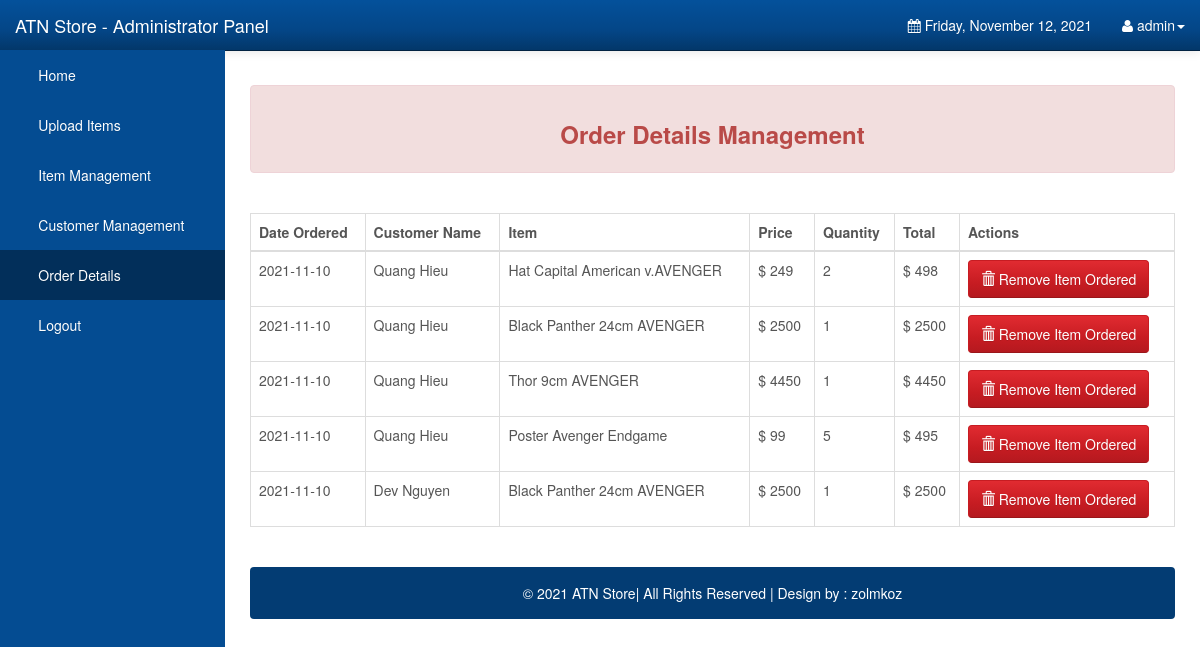
The app's page /Admin/orderdetails.php (signed in) with its own data.
### tables this page shows
CREATE TABLE IF NOT EXISTS `orderdetails` (
  `order_id` int(10) unsigned NOT NULL AUTO_INCREMENT,
  `user_id` int(11) NOT NULL DEFAULT '0',
  `order_name` varchar(1000) NOT NULL DEFAULT '',
  `order_price` double NOT NULL DEFAULT '0',
  `order_quantity` int(10) unsigned NOT NULL DEFAULT '0',
  `order_total` double NOT NULL DEFAULT '0',
  `order_status` varchar(45) NOT NULL DEFAULT '',
  `order_date` date NOT NULL DEFAULT '0000-00-00',
  PRIMARY KEY (`order_id`),
  KEY `FK_orderdetails_1` (`user_id`),
  CONSTRAINT `FK_orderdetails_1` FOREIGN KEY (`user_id`) REFERENCES `users` (`user_id`) ON DELETE CASCADE ON UPDATE CASCADE
);

CREATE TABLE IF NOT EXISTS `users` (
  `user_id` int(11) NOT NULL AUTO_INCREMENT,
  `user_email` varchar(1000) NOT NULL,
  `user_password` varchar(1000) NOT NULL,
  `user_firstname` varchar(1000) NOT NULL,
  `user_lastname` varchar(1000) NOT NULL,
  `user_address` varchar(1000) NOT NULL,
  PRIMARY KEY (`user_id`)
);

### Admin/orderdetails.php (the view, shortened to what this page needs)
<!DOCTYPE html>
<html lang="en">
<head>
    <link rel="stylesheet" type="text/css" href="bootstrap/css/bootstrap.min.css" />
    <link rel="stylesheet" type="text/css" href="font-awesome/css/font-awesome.min.css" />
    <link rel="stylesheet" type="text/css" href="css/local.css" />
</head>
<body>
    <div id="wrapper">
        <nav class="navbar navbar-inverse navbar-fixed-top" role="navigation">
            <div class="navbar-header">
                <a class="navbar-brand" href="index.php">ATN Store - Administrator Panel</a>
            </div>
            <div class="collapse navbar-collapse navbar-ex1-collapse">
                <ul class="nav navbar-nav side-nav">
                    <li><a href="index.php"> &nbsp; &nbsp; &nbsp; Home</a></li>
                    <li><a data-toggle="modal" data-target="#uploadModal"> &nbsp; &nbsp; &nbsp; Upload Items</a></li>
                    <li><a href="items.php"> &nbsp; &nbsp; &nbsp; Item Management</a></li>
                    <li><a href="customers.php"> &nbsp; &nbsp; &nbsp; Customer Management</a></li>
                    <li class="active"><a href="orderdetails.php"> &nbsp; &nbsp; &nbsp; Order Details</a></li>
                    <li><a href="logout.php"> &nbsp; &nbsp; &nbsp; Logout</a></li>
                </ul>
                <ul class="nav navbar-nav navbar-right navbar-user">
                    <li class="dropdown messages-dropdown">
                        <a href="#"><i class="fa fa-calendar"></i> <?php
                                                                    $Today = date('y:m:d');
                                                                    $new = date('l, F d, Y', strtotime($Today));
                                                                    echo $new; ?></a>
                    </li>
                    <li class="dropdown user-dropdown">
                        <a href="#" class="dropdown-toggle" data-toggle="dropdown"><i class="fa fa-user"></i> <?php extract($_SESSION);
                                                                                                                echo $admin_username; ?><b class="caret"></b></a>
                    </li>
                </ul>
            </div>
        </nav>
        <div id="page-wrapper">
            <div class="alert alert-danger">
                <center>
                    <h3><strong>Order Details Management</strong> </h3>
                </center>
            </div>
            <br />
            <div class="table-responsive">
                <table class="display table table-bordered" id="example" cellspacing="0" width="100%">
                    <thead>
                        <tr>
                            <th>Date Ordered</th>
                            <th>Customer Name</th>
                            <th>Item</th>
                            <th>Price</th>
                            <th>Quantity</th>
                            <th>Total</th>
                            <th>Actions</th>
                        </tr>
                    </thead>
                    <tbody>
                        <?php
                        include("config.php");
                        $stmt = $DB_con->prepare('select order_id, order_date,users.user_firstname, users.user_lastname, order_name, order_price, order_quantity, order_total from orderdetails, users where orderdetails.user_id=users.user_id and order_status="Ordered" order by order_date desc');
                        $stmt->execute();
                        if ($stmt->rowCount() > 0) {
                            while ($row = $stmt->fetch(PDO::FETCH_ASSOC)) {
                                extract($row);
                        ?>
                                <tr>
                                    <td><?php echo $order_date; ?></td>
                                    <td><?php echo $user_firstname; ?> <?php echo $user_lastname; ?></td>
                                    <td><?php echo $order_name; ?></td>
                                    <td>&#36; <?php echo $order_price; ?></td>
                                    <td><?php echo $order_quantity; ?></td>
                                    <td>&#36; <?php echo $order_total; ?></td>
                                    <td>
                                        <a class="btn btn-danger" href="?delete_id=<?php echo $row['order_id']; ?>" title="click for delete" onclick="return confirm('Are you sure to remove this item ordered?')">
                                            <span class='glyphicon glyphicon-trash'></span>
                                            Remove Item Ordered</a>
                                    </td>
                                </tr>
                            <?php
                            }
                            echo "</tbody>";
                            echo "</table>";
                            echo "</div>";
                            echo "<br />";
                            echo '<div class="alert alert-default" style="background-color:#033c73;">
                       <p style="color:white;text-align:center;">
                       &copy 2021 ATN Store| All Rights Reserved |  Design by : zolmkoz
						</p>
                    </div>
	</div>';
                            echo "</div>";
                        }
                        ?>
</body>
</html>

### Admin/css/local.css (style rules this page uses)
#wrapper { padding-left: 0; }
#page-wrapper { width: 100%; padding: 5px 15px; }
body { font-family: "Helvetica Neue", Helvetica, Arial, sans-serif; font-size: 14px; line-height: 1.42857143; color: #555555; background-color: #ffffff; }
.btn { display: inline-block; margin-bottom: 0; font-weight: normal; text-align: center; vertical-align: middle; cursor: pointer; background-image: none; border: 1px solid transparent; white-space: nowrap; padding: 8px 12px; font-size: 14px; line-height: 1.42857143; border-radius: 4px; -webkit-user-select: none; -moz-user-select: none; -ms-user-select: none; user-select: none; }
.btn-danger { color: #ffffff; background-color: #c71c22; border-color: #c71c22; }
.navbar-inverse { background-color: #033c73; border-color: #022f5a; }
.navbar-inverse .navbar-brand { color: #ffffff; }
.navbar-inverse .navbar-nav > li > a { color: #ffffff; }
.navbar-inverse .navbar-nav > .active > a, .navbar-inverse .navbar-nav > .active > a:hover, .navbar-inverse .navbar-nav > .active > a:focus { color: #ffffff; background-color: #022f5a; }
.navbar-inverse .navbar-collapse, .navbar-inverse .navbar-form { border-color: #022a50; }
.alert-danger { background-color: #f2dede; border-color: #eed3d7; color: #b94a48; }
.navbar { background-image: -webkit-linear-gradient(#54b4eb, #2fa4e7 60%, #1d9ce5); background-image: linear-gradient(#54b4eb, #2fa4e7 60%, #1d9ce5); background-repeat: no-repeat; filter: progid:DXImageTransform.Microsoft.gradient(startColorstr='#ff54b4eb', endColorstr='#ff1d9ce5', GradientType=0); border-bottom: 1px solid #178acc; filter: none; -webkit-box-shadow: 0 1px 10px rgba(0, 0, 0, 0.1); box-shadow: 0 1px 10px rgba(0, 0, 0, 0.1); }
.navbar .navbar-nav > li > a, .navbar-brand { text-shadow: 0 1px 0 rgba(0, 0, 0, 0.1); }
.navbar-inverse { background-image: -webkit-linear-gradient(#04519b, #044687 60%, #033769); background-image: linear-gradient(#04519b, #044687 60%, #033769); background-repeat: no-repeat; filter: progid:DXImageTransform.Microsoft.gradient(startColorstr='#ff04519b', endColorstr='#ff033769', GradientType=0); filter: none; border-bottom: 1px solid #022241; }
.btn { text-shadow: 0 1px 0 rgba(0, 0, 0, 0.1); }
.btn-danger { background-image: -webkit-linear-gradient(#e12b31, #c71c22 60%, #b5191f); background-image: linear-gradient(#e12b31, #c71c22 60%, #b5191f); background-repeat: no-repeat; filter: progid:DXImageTransform.Microsoft.gradient(startColorstr='#ffe12b31', endColorstr='#ffb5191f', GradientType=0); filter: none; border-bottom: 1px solid #9a161a; }
.clearfix:before, .clearfix:after, .container:before, .container:after, .container-fluid:before, .container-fluid:after, .row:before, .row:after, .form-horizontal .form-group:before, .form-horizontal .form-group:after, .btn-toolbar:before, .btn-toolbar:after, .btn-group-vertical > .btn-group:before, .btn-group-vertical > .btn-group:after, .nav:before, .nav:after, .navbar:before, .navbar:after, .navbar-header:before, .navbar-header:after, .navbar-collapse:before, .navbar-collapse:after, .pager:before, .pager:after, .panel-body:before, .panel-body:after, .modal-footer:before, .modal-footer:after { content: " "; display: table; }
.clearfix:after, .container:after, .container-fluid:after, .row:after, .form-horizontal .form-group:after, .btn-toolbar:after, .btn-group-vertical > .btn-group:after, .nav:after, .navbar:after, .navbar-header:after, .navbar-collapse:after, .pager:after, .panel-body:after, .modal-footer:after { clear: both; }
a { color: #2fa4e7; text-decoration: none; }
@media (min-width:768px) { #wrapper { padding-left: 225px; } }
@media (min-width:768px) { #page-wrapper { padding: 15px 25px; } }
@media (min-width:768px) { .side-nav { margin-left: -225px; left: 225px; width: 225px; position: fixed; top: 50px; height: 100%; border-radius: 0; border: none; background-color: #044C92; overflow-y: auto; } }
@media (min-width:768px) { .side-nav>li>a { width: 225px; } }
@media (min-width:768px) { .navbar-collapse { padding-left: 15px !important; padding-right: 15px !important; } }

### records on screen
orderdetails: order_date "2021-11-10", user.user_firstname "Quang", user.user_lastname "Hieu", order_name "Hat Capital American v.AVENGER", order_price "249", order_quantity "2", order_total "498"
orderdetails: order_date "2021-11-10", user.user_firstname "Quang", user.user_lastname "Hieu", order_name "Black Panther 24cm AVENGER", order_price "2500", order_quantity "1", order_total "2500"
orderdetails: order_date "2021-11-10", user.user_firstname "Quang", user.user_lastname "Hieu", order_name "Thor 9cm AVENGER", order_price "4450", order_quantity "1", order_total "4450"
orderdetails: order_date "2021-11-10", user.user_firstname "Quang", user.user_lastname "Hieu", order_name "Poster Avenger Endgame", order_price "99", order_quantity "5", order_total "495"
orderdetails: order_date "2021-11-10", user.user_firstname "Dev", user.user_lastname "Nguyen", order_name "Black Panther 24cm AVENGER", order_price "2500", order_quantity "1", order_total "2500"

### other values on screen
$admin_username "admin"
